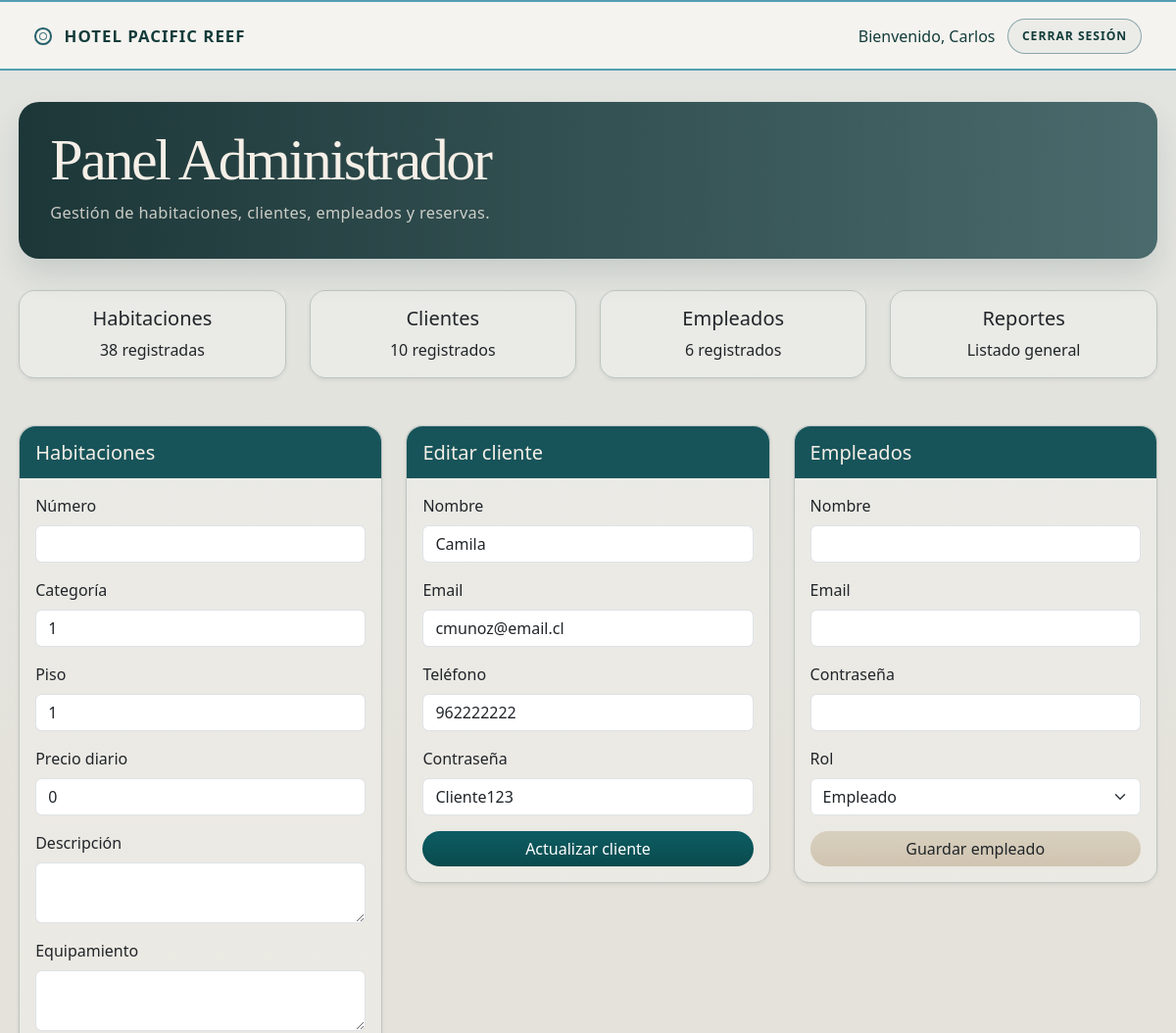
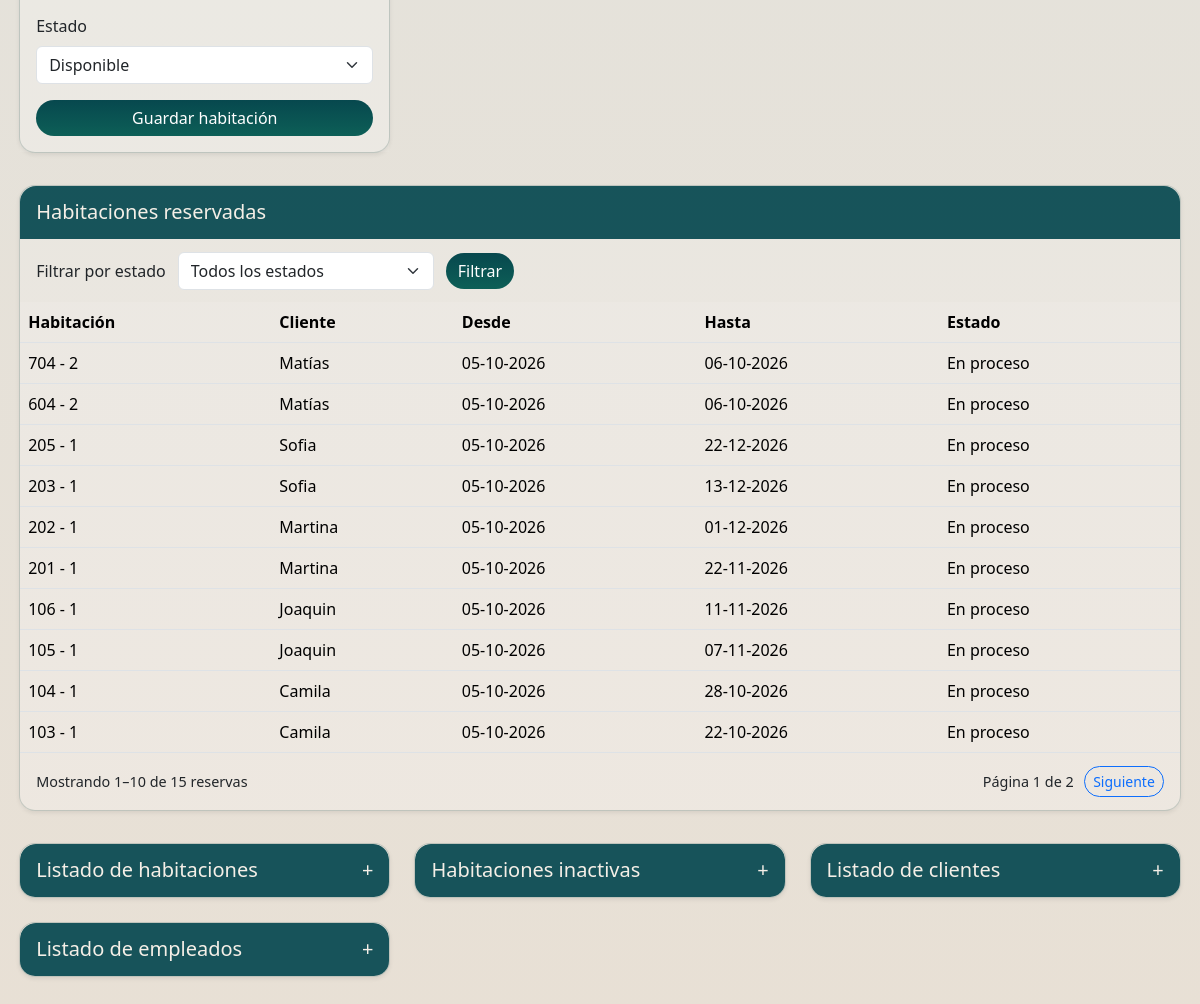
Screenshot of /App/views/admin.php?edit_cliente=2 (signed in) with the database file from the repository (2 pictures, top to bottom).
### tables this page shows
CREATE TABLE `cliente` (
  `idCliente` int(11) NOT NULL,
  `nombre` varchar(100) NOT NULL,
  `apellido` varchar(100) NOT NULL,
  `run` varchar(12) DEFAULT NULL,
  `email` varchar(150) NOT NULL,
  `telefono` varchar(20) DEFAULT NULL,
  `direccion` varchar(255) DEFAULT NULL,
  `password` varchar(255) NOT NULL,
  `estado` tinyint(1) DEFAULT 1,
  `idRol` int(11) NOT NULL
);

CREATE TABLE `reserva` (
  `idReserva` int(11) NOT NULL,
  `fechaReserva` datetime NOT NULL DEFAULT current_timestamp(),
  `fechaIngreso` date NOT NULL,
  `fechaSalida` date NOT NULL,
  `cantidadDias` int(11) NOT NULL,
  `valorTotal` decimal(10,2) NOT NULL,
  `valorAnticipo` decimal(10,2) NOT NULL,
  `estado` varchar(30) DEFAULT 'Pendiente',
  `idHabitacion` int(11) NOT NULL,
  `idCliente` int(11) NOT NULL
);

CREATE TABLE `habitacion` (
  `idHabitacion` int(11) NOT NULL,
  `numero` varchar(10) NOT NULL,
  `piso` int(11) NOT NULL,
  `descripcion` text DEFAULT NULL,
  `equipamiento` text DEFAULT NULL,
  `valorDiario` decimal(10,2) NOT NULL,
  `estado` varchar(30) DEFAULT 'Disponible',
  `idCategoria` int(11) NOT NULL
);

### App/views/admin.php (the view, shortened to what the rows shown need)
<?php
require_once '../config/database.php';
function getColumnList($conn, $table)
{
    $cols = [];
    $result = $conn->query("SHOW COLUMNS FROM `" . $table . "`");
    if ($result) {
        while ($row = $result->fetch_assoc()) {
            $cols[] = $row['Field'];
        }
    }
    return $cols;
}
function formatFechaEs($fecha)
{
    try {
        $date = new DateTime($fecha);
        return $date->format('d-m-Y');
    } catch (Exception $e) {
        return (string) $fecha;
    }
}
function detectarColumnaFecha($columns, $preferencias)
{
    foreach ($preferencias as $preferencia) {
        if (in_array($preferencia, $columns, true)) {
            return $preferencia;
        }
    }
    foreach ($columns as $column) {
        $lower = strtolower($column);
        if (str_contains($lower, 'fecha') || str_contains($lower, 'inicio') || str_contains($lower, 'fin') || str_contains($lower, 'desde') || str_contains($lower, 'hasta')) {
            if (!preg_match('/(?:^|_)(id|numero|codigo)(?:$|_)/i', $column)) {
                return $column;
            }
        }
    }
    return null;
}
$editCliente = $_GET['edit_cliente'] ?? null;
$clienteEdit = null;
if ($editCliente) {
    $result = $conn->query("SELECT * FROM cliente WHERE idCliente='$editCliente' LIMIT 1");
    if ($result && $result->num_rows > 0) {
        $clienteEdit = $result->fetch_assoc();
    }
}
$reservaColumns = getColumnList($conn, 'reserva');
$fechaInicioCol = detectarColumnaFecha($reservaColumns, ['fechaInicio', 'fecha_inicio', 'fecha_inicial', 'fechaEntrada', 'fecha_entrada']) ?? 'fechaIngreso';
$fechaFinCol = detectarColumnaFecha($reservaColumns, ['fechaFin', 'fecha_fin', 'fecha_final', 'fechaSalida', 'fecha_salida']) ?? 'fechaSalida';
$columnaInicioReserva = $fechaInicioCol ? "r.`$fechaInicioCol`" : 'r.fechaIngreso';
$columnaFinReserva = $fechaFinCol ? "r.`$fechaFinCol`" : 'r.fechaSalida';
$estadoReservaSql = "CASE
    WHEN r.estado = 'Cancelada' THEN 'Cancelada'
    WHEN $columnaFinReserva < CURDATE() THEN 'Finalizada'
    WHEN $columnaInicioReserva <= CURDATE() AND $columnaFinReserva >= CURDATE() THEN 'En proceso'
    ELSE r.estado
END";
$estadosReservas = [];
$resultadoEstados = $conn->query("SELECT DISTINCT $estadoReservaSql AS estado FROM reserva r ORDER BY estado");
while ($filaEstado = $resultadoEstados->fetch_assoc()) {
    if ($filaEstado['estado'] !== null && $filaEstado['estado'] !== '') {
        $estadosReservas[] = $filaEstado['estado'];
    }
}
$estadoFiltroReserva = $_GET['estadoReserva'] ?? '';
if (!is_string($estadoFiltroReserva) || !in_array($estadoFiltroReserva, $estadosReservas, true)) {
    $estadoFiltroReserva = '';
}
$paginaReservaEntrada = $_GET['paginaReservas'] ?? 1;
$paginaReservas = is_scalar($paginaReservaEntrada)
    ? filter_var($paginaReservaEntrada, FILTER_VALIDATE_INT, ['options' => ['min_range' => 1]])
    : false;
$paginaReservas = $paginaReservas ?: 1;
$condicionEstado = $estadoFiltroReserva === ''
    ? ''
    : ' WHERE (' . $estadoReservaSql . ") = '" . $conn->real_escape_string($estadoFiltroReserva) . "'";
$conteoReservas = $conn->query("SELECT COUNT(*) AS total FROM reserva r" . $condicionEstado);
$totalReservas = (int) $conteoReservas->fetch_assoc()['total'];
$reservasPorPagina = 10;
$totalPaginasReservas = max(1, (int) ceil($totalReservas / $reservasPorPagina));
$paginaReservas = min($paginaReservas, $totalPaginasReservas);
$inicioReservas = ($paginaReservas - 1) * $reservasPorPagina;
$reservasActivas = $conn->query(
    "SELECT r.*, h.numero, h.idCategoria, c.nombre AS nombreCliente
     FROM reserva r
     LEFT JOIN habitacion h ON h.idHabitacion = r.idHabitacion
     LEFT JOIN cliente c ON c.idCliente = r.idCliente" .
    $condicionEstado .
    " ORDER BY r.idReserva DESC LIMIT $reservasPorPagina OFFSET $inicioReservas"
);
?>
<!DOCTYPE html>
<html lang="es">
<head>
    <link rel="stylesheet" href="https://cdn.jsdelivr.net/npm/bootstrap@5.3.2/dist/css/bootstrap.min.css">
    <link rel="stylesheet" href="style.css">
</head>
<body class="page-admin">
    <div class="panel-wrap">
        <section class="panel-hero">
            <h1>Panel Administrador</h1>
        </section>
        <div class="container-fluid px-0 mb-5">
        <div class="row g-4">
            <?php if ($clienteEdit): ?>
            <div class="col-lg-4">
                <div class="card shadow-sm">
                    <div class="card-header bg-success text-white">
                        <h5 class="mb-0">Editar cliente</h5>
                    </div>
                    <div class="card-body">
                        <form method="POST">
                            <div class="mb-3">
                                <label class="form-label">Nombre</label>
                                <input id="nombre-cliente" type="text" name="nombre" class="form-control" value="<?php echo htmlspecialchars($clienteEdit['nombre'] ?? ''); ?>" required>
                            </div>
                            <div class="mb-3">
                                <label class="form-label">Email</label>
                                <input id="email-cliente" type="email" name="email" class="form-control" value="<?php echo htmlspecialchars($clienteEdit['email'] ?? ''); ?>" required>
                            </div>
                            <div class="mb-3">
                                <label class="form-label">Teléfono</label>
                                <input id="telefono-cliente" type="text" name="telefono" class="form-control" value="<?php echo htmlspecialchars($clienteEdit['telefono'] ?? ''); ?>">
                            </div>
                            <div class="mb-3">
                                <label class="form-label">Contraseña</label>
                                <input id="password-cliente" type="text" name="password" class="form-control" value="<?php echo htmlspecialchars($clienteEdit['password'] ?? ''); ?>" required>
                            </div>
                            <button id="guardar-cliente" type="submit" class="btn btn-success w-100">Actualizar cliente</button>
                        </form>
                    </div>
                </div>
            </div>
            <?php endif; ?>
        </div>
        <div class="row g-4 mt-2">
            <div class="col-12">
                <div id="lista-reservas" class="card shadow-sm">
                    <div class="card-body p-0">
                        <table class="table mb-0">
                            <thead>
                                <tr>
                                    <th>Habitación</th>
                                    <th>Cliente</th>
                                    <th>Desde</th>
                                    <th>Hasta</th>
                                    <th>Estado</th>
                                </tr>
                            </thead>
                            <tbody>
                                <?php if ($reservasActivas->num_rows > 0): ?>
                                    <?php while ($reserva = $reservasActivas->fetch_assoc()): ?>
                                        <?php
                                        $estadoReserva = $reserva['estado'];
                                        $fechaInicioReserva = $fechaInicioCol ? substr((string) ($reserva[$fechaInicioCol] ?? ''), 0, 10) : '';
                                        $fechaFinReserva = $fechaFinCol ? substr((string) ($reserva[$fechaFinCol] ?? ''), 0, 10) : '';
                                        $hoy = date('Y-m-d');
                                        if ($estadoReserva !== 'Cancelada' && $fechaInicioReserva !== '' && $fechaFinReserva !== '') {
                                            if ($fechaFinReserva < $hoy) {
                                                $estadoReserva = 'Finalizada';
                                            } elseif ($fechaInicioReserva <= $hoy && $fechaFinReserva >= $hoy) {
                                                $estadoReserva = 'En proceso';
                                            }
                                        }
                                        ?>
                                        <tr>
                                            <td><?php echo htmlspecialchars(($reserva['numero'] ?? 'Habitación eliminada') . (isset($reserva['idCategoria']) ? ' - ' . $reserva['idCategoria'] : '')); ?></td>
                                            <td><?php echo htmlspecialchars($reserva['nombreCliente'] ?? 'Cliente eliminado'); ?></td>
                                            <td><?php echo htmlspecialchars(formatFechaEs($reserva[$fechaInicioCol] ?? '')); ?></td>
                                            <td><?php echo htmlspecialchars(formatFechaEs($reserva[$fechaFinCol] ?? '')); ?></td>
                                            <td><?php echo htmlspecialchars($estadoReserva); ?></td>
                                        </tr>
                                    <?php endwhile; ?>
                                <?php else: ?>
                                    <tr>
                                        <td colspan="5" class="text-center text-muted">No hay reservas para este estado.</td>
                                    </tr>
                                <?php endif; ?>
                            </tbody>
                        </table>
                    </div>
                </div>
            </div>
        </div>
    </div>
</body>
</html>

### rows the page displays
cliente: nombre "Camila", email "cmunoz@email.cl", telefono "962222222", password "Cliente123"
reserva: idHabitacion.idCategoria "704 - 2", idCliente.nombre "Matías", fechaReserva "05-10-2026", fechaSalida "06-10-2026", estadoReserva "En proceso"
reserva: idHabitacion.idCategoria "604 - 2", idCliente.nombre "Matías", fechaReserva "05-10-2026", fechaSalida "06-10-2026", estadoReserva "En proceso"
reserva: idHabitacion.idCategoria "205 - 1", idCliente.nombre "Sofia", fechaReserva "05-10-2026", fechaSalida "22-12-2026", estadoReserva "En proceso"
reserva: idHabitacion.idCategoria "203 - 1", idCliente.nombre "Sofia", fechaReserva "05-10-2026", fechaSalida "13-12-2026", estadoReserva "En proceso"
reserva: idHabitacion.idCategoria "202 - 1", idCliente.nombre "Martina", fechaReserva "05-10-2026", fechaSalida "01-12-2026", estadoReserva "En proceso"
reserva: idHabitacion.idCategoria "201 - 1", idCliente.nombre "Martina", fechaReserva "05-10-2026", fechaSalida "22-11-2026", estadoReserva "En proceso"
reserva: idHabitacion.idCategoria "106 - 1", idCliente.nombre "Joaquin", fechaReserva "05-10-2026", fechaSalida "11-11-2026", estadoReserva "En proceso"
reserva: idHabitacion.idCategoria "105 - 1", idCliente.nombre "Joaquin", fechaReserva "05-10-2026", fechaSalida "07-11-2026", estadoReserva "En proceso"
reserva: idHabitacion.idCategoria "104 - 1", idCliente.nombre "Camila", fechaReserva "05-10-2026", fechaSalida "28-10-2026", estadoReserva "En proceso"
reserva: idHabitacion.idCategoria "103 - 1", idCliente.nombre "Camila", fechaReserva "05-10-2026", fechaSalida "22-10-2026", estadoReserva "En proceso"

### other values shown
$_SESSION['usuario'] "Carlos"
$habitaciones->num_rows "38"
$clientes->num_rows "10"
$empleados->num_rows "6"
$inicioReservas + 1 "1"
min($inicioReservas + $reservasActivas->num_rows, $totalReservas) "10"
$totalReservas "15"
$paginaReservas "1"
$totalPaginasReservas "2"
